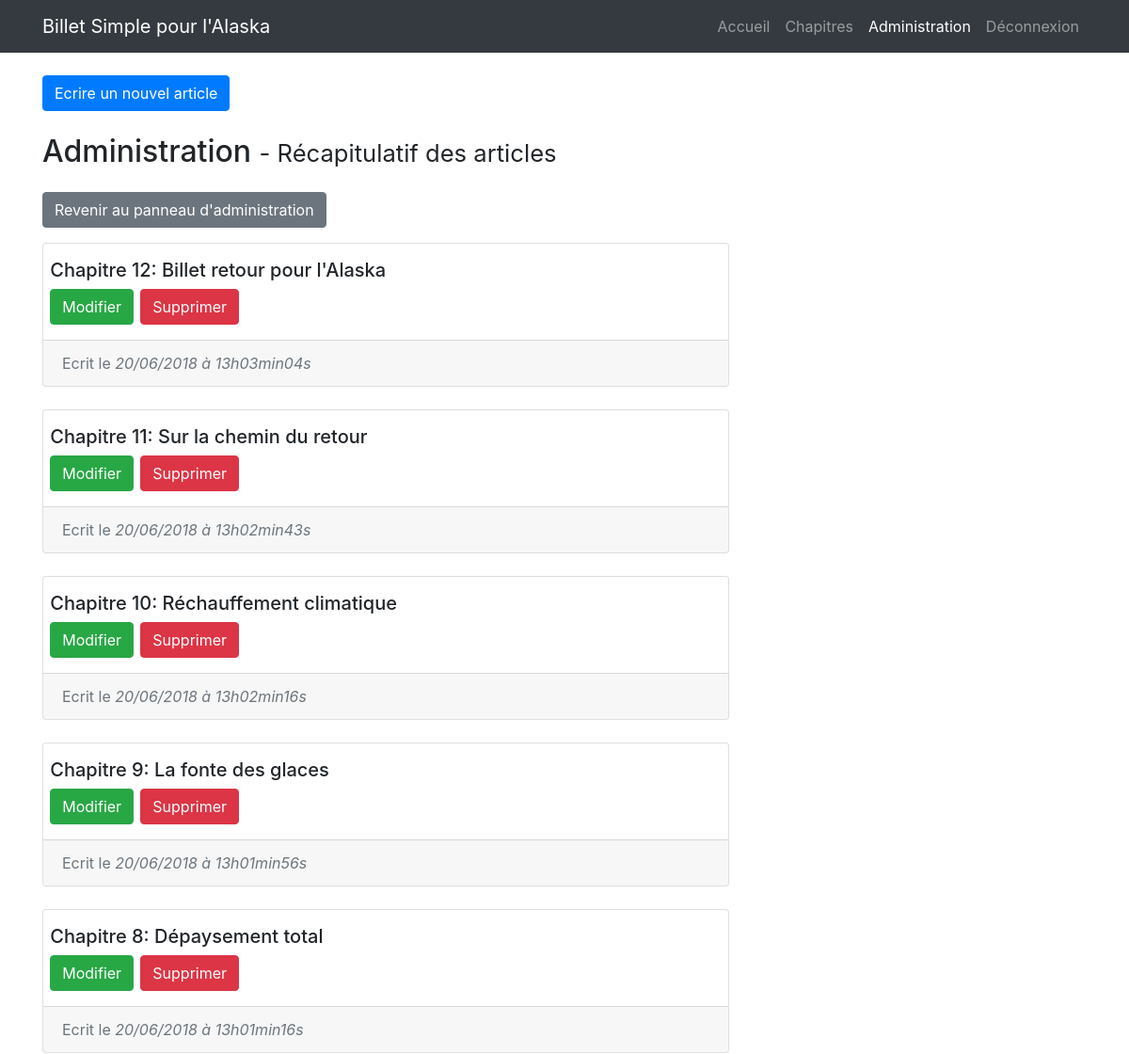
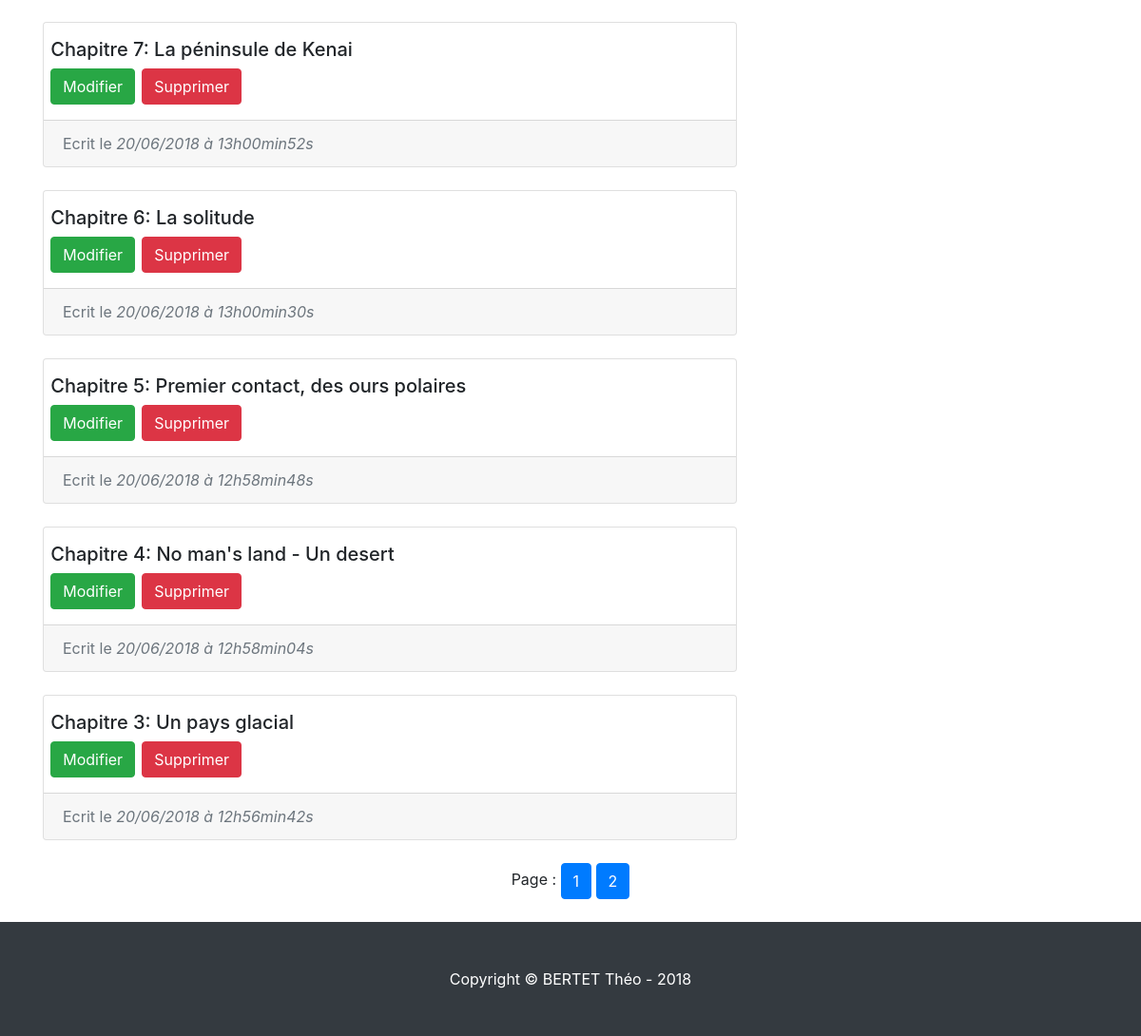
Screenshot of /index.php?action=summary (signed in) with the database file from the repository (2 pictures, top to bottom).
### tables this page shows
CREATE TABLE IF NOT EXISTS `posts` (
  `id` int(11) NOT NULL AUTO_INCREMENT,
  `title` varchar(255) NOT NULL,
  `content` text NOT NULL,
  `creation_date` datetime NOT NULL,
  PRIMARY KEY (`id`)
);

### controller/frontend.php (called while the page is built, shortened)
<?php
require_once('model/PostManager.php');
  function summary($pagesummary)
  {
    $postManager = new PostManager();
    $posts = $postManager->summary($pagesummary);
    require('view/frontend/admin/summary.php');
  }

### model/PostManager.php (called while the page is built, shortened)
<?php
require_once('model/Posts.php');
class PostManager extends Manager
{
    public function summary($pagesummary)
    {
      $db = $this->dbConnect();
      $limitindex = $pagesummary*5;
      $req = $db->prepare("SELECT id, title, content, DATE_FORMAT(creation_date, '%d/%m/%Y à %Hh%imin%ss') AS creation_date_fr FROM posts ORDER BY creation_date DESC LIMIT :index,10");
      $req->bindParam(':index',$limitindex,PDO::PARAM_INT);
      $req->execute();
      $posts=array();
      while($dbPost=$req->fetch()){
        $postModel = new Posts();
        $postModel->hydrate($dbPost);
        $posts[]=$postModel;
      }
      return $posts;
    }
}

### model/Posts.php (called while the page is built, shortened)
<?php
class Posts
{
  private $_id;
  private $_title;
  private $_creationDate;
  public function hydrate(array $donnees)
  {
    foreach ($donnees as $key => $value)
    {
      $method = 'set'.ucfirst($key);
    }
  }
 function id() { return $this->_id; }
 function title() { return $this->_title; }
 function creationDate() { return $this->_creationDate; }
 function setId($id)
  {
    $this->_id = (int) $id;
  }
 function setTitle($title)
  {
    if (is_string($title) && strlen($title) <= 150)
    {
      $this->_title = $title;
    }
  }
 function setCreation_date_fr($creationDate)
  {
    $this->_creationDate = $creationDate;
  }
}

### view/frontend/admin/summary.php (the view, shortened to what this page needs)
<!DOCTYPE html>
<html>
<head>
    <link href="public/blog-home.css" rel="stylesheet"/>
    <link href="public/styles.css" rel="stylesheet"/>
    <link href="public/vendor/bootstrap/css/bootstrap.min.css" rel="stylesheet">
</head>
<body>
  <nav class="navbar navbar-expand-lg navbar-dark bg-dark fixed-top">
    <div class="container">
      <a class="navbar-brand" href="./index.php">Billet Simple pour l'Alaska</a>
      <div class="collapse navbar-collapse" id="navbarResponsive">
        <ul class="navbar-nav ml-auto">
          <li class="nav-item">
            <a class="nav-link" href="index.php">Accueil
            </a>
          </li>
          <li class="nav-item">
            <a class="nav-link" href="index.php?action=listChapters">Chapitres</a>
          </li>
          <li class="nav-item active">
            <a class="nav-link" href="./index.php?action=dashboard">Administration</a>
          </li>
          <li class="nav-item">
            <a class="nav-link" href="./index.php?action=disconnect">Déconnexion</a>
          </li>
        </ul>
      </div>
    </div>
  </nav>
  <div class="container">
    <div class="row">
      <div class="col-md-8">
        <h4 class="my-4">
          <a class="btn btn-primary" href="./index.php?action=writepost">Ecrire un nouvel article</a>
        </h4>
        <h2 class="my-4 ">Administration
          <small>- Récapitulatif des articles</small>
        </h2>
        <a class="btn btn-secondary"href="./index.php?action=dashboard"> Revenir au panneau d'administration</a>
      <?php
        foreach($posts as $reply)
      {?>
      <div class="card mb-4">
        <div class="recap_list">
        <?php
          echo'<p >';
          echo '<h5>'.$reply->title().'</h5>';
          echo'<p >';
          echo'<a class="recap_list_button_modif btn btn-success" href="./index.php?action=modifpost&id='.$reply->id().'"> Modifier</a>';
          echo'<a class="btn btn-danger" href="./index.php?action=delPost&id='.$reply->id().'"> Supprimer</a>';
        ?>
      </div>
        <div class="card-footer text-muted">
          Ecrit le <em> <?= $reply->creationDate(); ?></em>
        </div>
      </div>
        <?php }
        ?>
      </div>
    </div>
    <div class="pagination justify-content-center mb-4">
      <div class="page-item">
        <?php
            $nb_articles=15;
            $nb_pages=ceil($nb_articles/10);
            echo  'Page : ';
            for($i=1; $i<$nb_pages+1; $i++)
            {
                ?>
                    <a class="btn btn-primary" href="./index.php?action=summary&page=<?php echo $i-1 ?>"> <?php echo $i ?></a>
                <?php
            }
        ?>
      </div>
    </div>
  </div>
  <footer class="py-5 bg-dark">
    <div class="container">
      <p class="m-0 text-center text-white">Copyright &copy; BERTET Théo - 2018</p>
    </div>
  </footer>
    </body>
  </html>

### public/blog-home.css (style rules this page uses)
body { padding-top: 54px; }
@media (min-width: 992px) { body { padding-top: 56px; } }

### public/styles.css (style rules this page uses)
.recap_list { padding-left:1%; }
.recap_list_button_modif { margin-right:1%; }

### rows the page displays
posts: title "Chapitre 12: Billet retour pour l'Alaska", creationDate "20/06/2018 à 13h03min04s"
posts: title "Chapitre 11: Sur la chemin du retour", creationDate "20/06/2018 à 13h02min43s"
posts: title "Chapitre 10: Réchauffement climatique", creationDate "20/06/2018 à 13h02min16s"
posts: title "Chapitre 9: La fonte des glaces", creationDate "20/06/2018 à 13h01min56s"
posts: title "Chapitre 8: Dépaysement total", creationDate "20/06/2018 à 13h01min16s"
posts: title "Chapitre 7: La péninsule de Kenai", creationDate "20/06/2018 à 13h00min52s"
posts: title "Chapitre 6: La solitude", creationDate "20/06/2018 à 13h00min30s"
posts: title "Chapitre 5: Premier contact, des ours polaires", creationDate "20/06/2018 à 12h58min48s"
posts: title "Chapitre 4: No man's land - Un desert", creationDate "20/06/2018 à 12h58min04s"
posts: title "Chapitre 3: Un pays glacial", creationDate "20/06/2018 à 12h56min42s"
